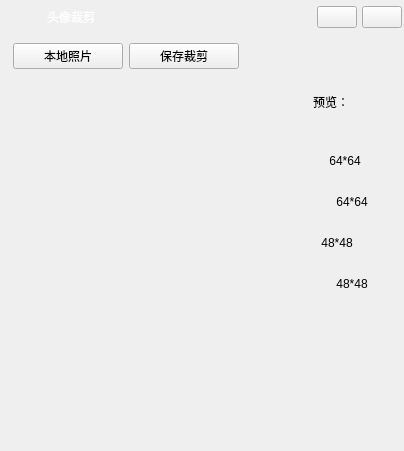
<?xml version="1.0" encoding="UTF-8"?>
<ui version="4.0">
 <class>PictureCutDialog</class> 
 <widget class="QWidget" name="PictureCutDialog">
  <property name="geometry">
   <rect>
    <x>0</x>
    <y>0</y>
    <width>404</width>
    <height>451</height>
   </rect>
  </property>
  <property name="windowTitle">
   <string>Form</string>
  </property>
  <layout class="QVBoxLayout" name="verticalLayout">
   <property name="spacing">
    <number>0</number>
   </property>
   <property name="leftMargin">
    <number>2</number>
   </property>
   <property name="topMargin">
    <number>2</number>
   </property>
   <property name="rightMargin">
    <number>2</number>
   </property>
   <property name="bottomMargin">
    <number>2</number>
   </property>
   <item>
    <widget class="QWidget" name="widgetWinTitle" native="true">
     <property name="minimumSize">
      <size>
       <width>0</width>
       <height>30</height>
      </size>
     </property>
     <property name="maximumSize">
      <size>
       <width>16777215</width>
       <height>30</height>
      </size>
     </property>
     <layout class="QHBoxLayout" name="horizontalLayout_4" stretch="0,1,0,0">
      <property name="spacing">
       <number>5</number>
      </property>
      <property name="leftMargin">
       <number>10</number>
      </property>
      <property name="topMargin">
       <number>0</number>
      </property>
      <property name="rightMargin">
       <number>0</number>
      </property>
      <property name="bottomMargin">
       <number>0</number>
      </property>
      <item>
       <widget class="QLabel" name="labelWinIcon">
        <property name="minimumSize">
         <size>
          <width>30</width>
          <height>30</height>
         </size>
        </property>
        <property name="maximumSize">
         <size>
          <width>30</width>
          <height>30</height>
         </size>
        </property>
        <property name="text">
         <string/>
        </property>
        <property name="pixmap">
         <pixmap resource="../images.qrc">:/resource/images/robot.png</pixmap>
        </property>
       </widget>
      </item>
      <item>
       <widget class="QLabel" name="labelWinTitle">
        <property name="styleSheet">
         <string notr="true">color: #FFFFFF;</string>
        </property>
        <property name="text">
         <string>头像裁剪</string>
        </property>
       </widget>
      </item>
      <item>
       <widget class="QPushButton" name="btnWinMin">
        <property name="focusPolicy">
         <enum>Qt::NoFocus</enum>
        </property>
        <property name="text">
         <string/>
        </property>
        <property name="icon">
         <iconset resource="../images.qrc">
          <normaloff>:/resource/common/ic_min.png</normaloff>:/resource/common/ic_min.png</iconset>
        </property>
       </widget>
      </item>
      <item>
       <widget class="QPushButton" name="btnWinClose">
        <property name="focusPolicy">
         <enum>Qt::NoFocus</enum>
        </property>
        <property name="text">
         <string/>
        </property>
        <property name="icon">
         <iconset resource="../images.qrc">
          <normaloff>:/resource/common/ic_close_white.png</normaloff>:/resource/common/ic_close_white.png</iconset>
        </property>
       </widget>
      </item>
     </layout>
    </widget>
   </item>
   <item>
    <widget class="QWidget" name="widgetBody" native="true">
     <layout class="QVBoxLayout" name="verticalLayout_3">
      <property name="leftMargin">
       <number>2</number>
      </property>
      <property name="topMargin">
       <number>2</number>
      </property>
      <property name="rightMargin">
       <number>2</number>
      </property>
      <property name="bottomMargin">
       <number>2</number>
      </property>
      <item>
       <widget class="QWidget" name="widgetButton" native="true">
        <layout class="QHBoxLayout" name="horizontalLayout_2">
         <item>
          <widget class="QPushButton" name="btnLoad">
           <property name="minimumSize">
            <size>
             <width>110</width>
             <height>24</height>
            </size>
           </property>
           <property name="text">
            <string>本地照片</string>
           </property>
           <property name="icon">
            <iconset>
             <normaloff>:/PictureEdit/Resources/photo.png</normaloff>:/PictureEdit/Resources/photo.png</iconset>
           </property>
          </widget>
         </item>
         <item>
          <widget class="QPushButton" name="btnSave">
           <property name="minimumSize">
            <size>
             <width>110</width>
             <height>24</height>
            </size>
           </property>
           <property name="text">
            <string>保存裁剪</string>
           </property>
           <property name="icon">
            <iconset>
             <normaloff>:/PictureEdit/Resources/svae.png</normaloff>:/PictureEdit/Resources/svae.png</iconset>
           </property>
          </widget>
         </item>
         <item>
          <spacer name="horizontalSpacer">
           <property name="orientation">
            <enum>Qt::Horizontal</enum>
           </property>
           <property name="sizeHint" stdset="0">
            <size>
             <width>169</width>
             <height>20</height>
            </size>
           </property>
          </spacer>
         </item>
        </layout>
       </widget>
      </item>
      <item>
       <layout class="QHBoxLayout" name="horizontalLayout_3" stretch="0,0">
        <property name="spacing">
         <number>0</number>
        </property>
        <item>
         <widget class="QWidget" name="widgetLoad" native="true">
          <property name="minimumSize">
           <size>
            <width>300</width>
            <height>0</height>
           </size>
          </property>
          <property name="styleSheet">
           <string notr="true"/>
          </property>
          <layout class="QHBoxLayout" name="horizontalLayout">
           <property name="spacing">
            <number>0</number>
           </property>
           <property name="leftMargin">
            <number>0</number>
           </property>
           <property name="topMargin">
            <number>0</number>
           </property>
           <property name="rightMargin">
            <number>0</number>
           </property>
           <property name="bottomMargin">
            <number>0</number>
           </property>
           <item alignment="Qt::AlignHCenter|Qt::AlignVCenter">
            <widget class="QLabel" name="labelPreview">
             <property name="minimumSize">
              <size>
               <width>150</width>
               <height>150</height>
              </size>
             </property>
             <property name="text">
              <string/>
             </property>
             <property name="alignment">
              <set>Qt::AlignCenter</set>
             </property>
            </widget>
           </item>
          </layout>
         </widget>
        </item>
        <item>
         <widget class="QWidget" name="widgetView" native="true">
          <layout class="QVBoxLayout" name="verticalLayout_2">
           <property name="spacing">
            <number>10</number>
           </property>
           <item>
            <widget class="QLabel" name="label">
             <property name="styleSheet">
              <string notr="true"/>
             </property>
             <property name="text">
              <string>预览：</string>
             </property>
            </widget>
           </item>
           <item>
            <widget class="QLabel" name="label64">
             <property name="minimumSize">
              <size>
               <width>64</width>
               <height>64</height>
              </size>
             </property>
             <property name="maximumSize">
              <size>
               <width>48</width>
               <height>48</height>
              </size>
             </property>
             <property name="text">
              <string>64*64</string>
             </property>
             <property name="alignment">
              <set>Qt::AlignCenter</set>
             </property>
            </widget>
           </item>
           <item>
            <widget class="QLabel" name="label_2">
             <property name="text">
              <string>64*64</string>
             </property>
             <property name="alignment">
              <set>Qt::AlignCenter</set>
             </property>
            </widget>
           </item>
           <item>
            <widget class="QLabel" name="label48">
             <property name="minimumSize">
              <size>
               <width>48</width>
               <height>48</height>
              </size>
             </property>
             <property name="maximumSize">
              <size>
               <width>48</width>
               <height>48</height>
              </size>
             </property>
             <property name="text">
              <string>48*48</string>
             </property>
             <property name="alignment">
              <set>Qt::AlignCenter</set>
             </property>
            </widget>
           </item>
           <item>
            <widget class="QLabel" name="label_3">
             <property name="text">
              <string>48*48</string>
             </property>
             <property name="alignment">
              <set>Qt::AlignCenter</set>
             </property>
            </widget>
           </item>
           <item>
            <spacer name="verticalSpacer">
             <property name="orientation">
              <enum>Qt::Vertical</enum>
             </property>
             <property name="sizeHint" stdset="0">
              <size>
               <width>20</width>
               <height>111</height>
              </size>
             </property>
            </spacer>
           </item>
          </layout>
         </widget>
        </item>
       </layout>
      </item>
     </layout>
    </widget>
   </item>
  </layout>
 </widget>
 <resources>
  <include location="../images.qrc"/>
 </resources>
 <connections>
  <connection>
   <sender>btnWinClose</sender>
   <signal>clicked()</signal>
   <receiver>PictureCutDialog</receiver>
   <slot>close()</slot>
   <hints>
    <hint type="sourcelabel">
     <x>387</x>
     <y>20</y>
    </hint>
    <hint type="destinationlabel">
     <x>547</x>
     <y>62</y>
    </hint>
   </hints>
  </connection>
  <connection>
   <sender>btnWinMin</sender>
   <signal>clicked()</signal>
   <receiver>PictureCutDialog</receiver>
   <slot>showMinimized()</slot>
   <hints>
    <hint type="sourcelabel">
     <x>353</x>
     <y>21</y>
    </hint>
    <hint type="destinationlabel">
     <x>543</x>
     <y>113</y>
    </hint>
   </hints>
  </connection>
 </connections>
</ui>
